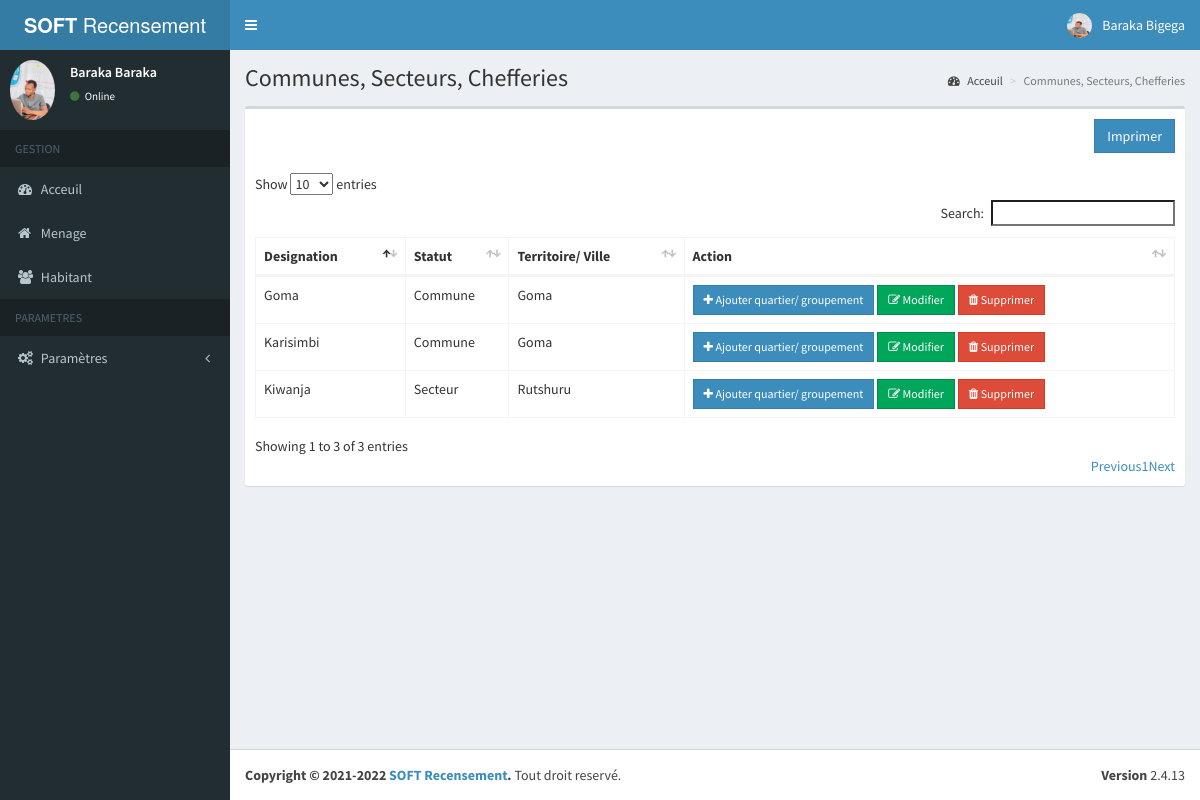
/commune.php (signed in), run on the app's committed database.
### tables this page shows
CREATE TABLE `t_user` (
  `CodeUser` int(11) NOT NULL,
  `Matricule` varchar(50) NOT NULL,
  `Password` text NOT NULL,
  `user_created_on` timestamp NOT NULL DEFAULT current_timestamp(),
  `CodeType` int(11) NOT NULL,
  `CodeAgent` int(11) NOT NULL
);

CREATE TABLE `t_agent` (
  `CodeAgent` int(11) NOT NULL,
  `NomAgent` varchar(50) NOT NULL,
  `PostnomAgent` varchar(50) NOT NULL,
  `PrenomAgent` varchar(50) NOT NULL,
  `Matricule` varchar(20) DEFAULT NULL,
  `Photo` text NOT NULL,
  `TelephoneAgent` varchar(15) NOT NULL,
  `EmailAgent` varchar(50) NOT NULL,
  `Created_on` timestamp NOT NULL DEFAULT current_timestamp(),
  `CodeFonction` int(11) NOT NULL
);

CREATE TABLE `t_commune` (
  `CodeCommune` int(11) NOT NULL,
  `Commune` varchar(50) NOT NULL,
  `CodeVille` int(11) NOT NULL,
  `CodeStatut` int(11) NOT NULL
);

CREATE TABLE `t_statut_commune` (
  `CodeStatut` int(11) NOT NULL,
  `Statut` varchar(50) NOT NULL
);

CREATE TABLE `t_ville` (
  `CodeVille` int(11) NOT NULL,
  `Ville` varchar(50) NOT NULL,
  `CodeProvince` int(11) NOT NULL,
  `CodeStatut` int(11) NOT NULL
);

### class/app.php (called while the page is built, shortened)
<?php
class App
 {
    private $db_name, $db_user, $db_pass, $db_host, $pdo;
    public function __construct( $db_name = "prototype", $db_user = "root", $db_pass = "", $db_host = 'localhost' )
    {
        $this->db_name = $db_name;
        $this->db_user = $db_user;
        $this->db_pass = $db_pass;
        $this->db_host = $db_host;
    }
    public function getPDO()
    {
        try {
            if ( $this->pdo === null ) {
                $pdo_ = new PDO( 'mysql:host=' . $this->db_host . '; port=3306; dbname=' . $this->db_name . ';charset=utf8', $this->db_user, $this->db_pass );
                $pdo_->setAttribute( PDO::ATTR_ERRMODE, PDO::ERRMODE_WARNING );
                $this->pdo = $pdo_;
            }
        } catch ( PDOException $ex ) {
        die( $ex->getMessage() );
        }
        return $this->pdo;
    }
    public function fetchPrepared( $statement )
    {
        $req = $this->getPDO()->prepare( $statement );
        $req->execute();
        return $req->fetchAll();
    }
    public function fetch( $statement )
    {
        $req = $this->getPDO()->query( $statement );
        $data = $req->fetch();
        return $data;
    }
 }
 $app=new App('prototype');
 ?>

### includes/sessionconnected.php (called while the page is built, shortened)
<?php
	include './class/app.php';
	$id = $_SESSION['CodeUser'];
	$sql = "SELECT CodeUser,user_created_on,t_agent.CodeAgent,NomAgent,PostnomAgent,PrenomAgent,t_agent.Matricule,Photo,TelephoneAgent,EmailAgent,CodeFonction,CodeAffectation,Debut,Fin,t_quartier.CodeQuartier as CodeQuartier,Quartier 	 FROM t_user
				INNER JOIN t_agent
				ON t_user.CodeAgent=t_agent.CodeAgent
				LEFT JOIN t_affectation_agent
				ON t_agent.CodeAgent=t_affectation_agent.CodeAgent
				LEFT JOIN t_quartier
				ON t_affectation_agent.CodeQuartier=t_quartier.CodeQuartier
				WHERE CodeUser=$id";
	$req = $app->fetch($sql);
?>

### content/commune.php (the view, shortened to what this page needs)
<div class="content-wrapper">
    <section class="content-header">
      <h1>
        Communes, Secteurs, Chefferies
      </h1>
      <ol class="breadcrumb">
        <li><a href="home_admin.php"><i class="fa fa-dashboard"></i> Acceuil</a></li>
        <li class="active">Communes, Secteurs, Chefferies</li>
      </ol>
    </section>
    <section class="content">
      <div class="row">
        <div class="col-xs-12">
          <div class="box" style="overflow: auto;">
            <div class="box-header">
                <button class="btn btn-primary btn sm btn-flat" onclick="imprimer();" style="float: right;">Imprimer</button>
            </div>
            <div class="box-body">
              <table id="example3" class="table table-bordered table-hover">
                <thead>
                <tr>
                    <th>Designation</th>
                    <th>Statut</th>
                    <th>Territoire/ Ville</th>
                    <th>Action</th>
                </tr>
                </thead>
                <tbody>
                  <?php
                  $sql = "SELECT * FROM t_commune
                        INNER JOIN t_ville
                        ON t_commune.CodeVille=t_ville.CodeVille
                        INNER JOIN t_statut_commune
                        ON t_commune.CodeStatut=t_statut_commune.CodeStatut";
                  $req = $app->fetchPrepared($sql);
                  foreach($req as $row){
                    ?>
                    <tr>
                        <td><?php echo $row['Commune']; ?></td>
                        <td><?php echo $row['Statut']; ?></td>
                        <td><?php echo $row['Ville']; ?></td>
                        <td>
                        <button class='btn btn-primary btn-sm addcommune btn-flat' data-id="<?php echo $row['CodeCommune'] ?>"><i class='fa fa-plus'></i> Ajouter quartier/ groupement</button>
                            <button class='btn btn-success btn-sm edit btn-flat' data-id="<?php echo $row['CodeCommune'] ?>"><i class='fa fa-edit'></i> Modifier</button>
                            <button class='btn btn-danger btn-sm delete btn-flat' data-id="<?php echo $row['CodeCommune'] ?>"><i class='fa fa-trash'></i> Supprimer</button>
                        </td>
                    </tr>
                    <?php
                  }
                  ?>
                </tbody>
              </table>
            </div>
          </div>
        </div>
      </div>
    </section>
  </div>

### includes/header.php (shortened to what this page needs)
<body class="hold-transition skin-blue sidebar-mini">
<div class="wrapper">
<header class="main-header">
    <a href="index.php" class="logo">
      <span class="logo-lg"><b>SOFT </b>Recensement</span>
    </a>
    <nav class="navbar navbar-static-top">
      <a href="#" class="sidebar-toggle" data-toggle="push-menu" role="button">
      </a>
      <div class="navbar-custom-menu">
        <ul class="nav navbar-nav">
          <li class="dropdown user user-menu">
            <a href="#" class="dropdown-toggle" data-toggle="dropdown">
              <img src="<?php echo (!empty($req['Photo'])) ? 'img/'.$req['Photo'] : 'img/user.png'; ?>" class="user-image" alt="User Image">
              <span class="hidden-xs"><?php echo $req['NomAgent'].' '.$req['PostnomAgent']; ?></span>
            </a>
          </li>
        </ul>
      </div>
    </nav>
  </header>

### includes/aside1.php (shortened to what this page needs)
<aside class="main-sidebar">
   <section class="sidebar">
     <div class="user-panel">
       <div class="pull-left image">
         <img src="<?php echo (!empty($req['Photo'])) ? 'img/'.$req['Photo'] : 'img/user.png'; ?>" class="img-circle" alt="User Image">
       </div>
       <div class="pull-left info">
         <p><?php echo $req['NomAgent'].' '.$req['NomAgent']; ?></p>
         <a href="#"><i class="fa fa-circle text-success"></i> Online</a>
       </div>
     </div>
     <ul class="sidebar-menu" data-widget="tree">
       <li class="header">GESTION</li>
       <li><a href="home_admin.php"><i class="fa fa-dashboard"></i> <span>Acceuil</span></a></li>
       <li><a href="menage.php"><i class="fa fa-home"></i> <span>Menage</span></a></li>
       <li><a href="habitant.php"><i class="fa fa-users"></i> <span>Habitant</span></a></li>
       <li class="header">PARAMETRES</li>
       <li class="treeview">
         <a href="#">
           <i class="fa fa-cogs"></i>
           <span>Paramètres</span>
           <span class="pull-right-container">
             <i class="fa fa-angle-left pull-right"></i>
           </span>
         </a>
       </li>
     </ul>
   </section>
 </aside>

### data on the page
t_user: t_agent.Photo (picture), t_agent.NomAgent "Baraka", t_agent.PostnomAgent "Bigega"
t_commune: Commune "Karisimbi", t_statut_commune.Statut "Commune", t_ville.Ville "Goma"
t_commune: Commune "Goma", t_statut_commune.Statut "Commune", t_ville.Ville "Goma"
t_commune: Commune "Kiwanja", t_statut_commune.Statut "Secteur", t_ville.Ville "Rutshuru"
